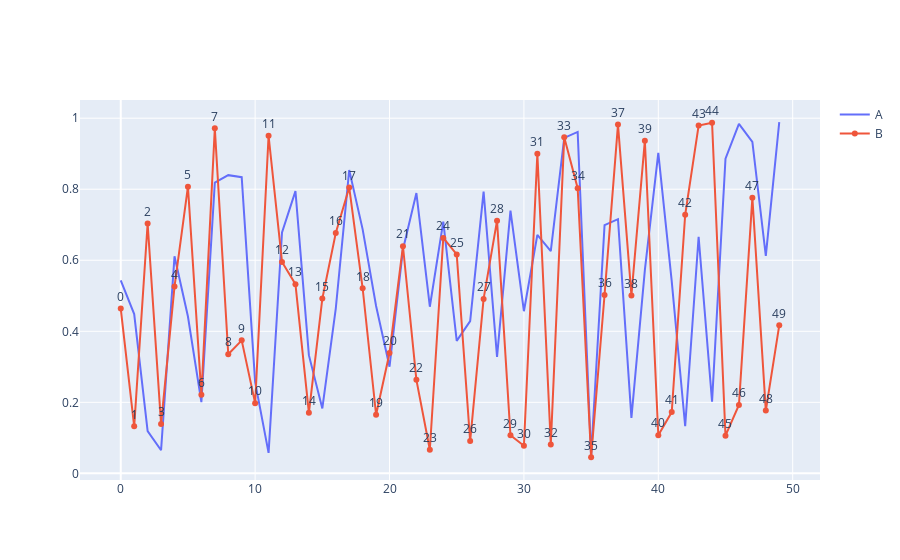

The notebook cell saved with this chart:
### Code cell
# 복합 라인 = Multiple Line

import plotly.graph_objects as go
import numpy as np
import pandas as pd

df = pd.DataFrame(
    {
        "A" : np.random.rand(50),
        "B" : np.random.rand(50),
    }
)

fig = go.Figure()

fig.add_trace(
    go.Scatter(
        x=df.index,
        y=df["A"],
        mode="lines",
        name="A",
        showlegend=True
    )
)

fig.add_trace(
    go.Scatter(
        x=df.index,
        y=df["B"],
        mode="lines+markers+text",
        name="B",
        showlegend=True,
        text=df.index,
        textposition="top center" # 마커를 중심을 상단 중앙정렬
    )
)

fig.show()

### Figure 1 — Plotly figure (JSON) as saved in the notebook; plotly's stock layout.template omitted (floating-point values rounded to 4 significant figures)
{"data": [{"mode": "lines", "name": "A", "showlegend": true, "type": "scatter", "x": [0, 1, 2, 3, 4, 5, 6, 7, 8, 9, 10, 11, 12, 13, 14, 15, 16, 17, 18, 19, 20, 21, 22, 23, 24, 25, 26, 27, 28, 29, 30, 31, 32, 33, 34, 35, 36, 37, 38, 39, 40, 41, 42, 43, 44, 45, 46, 47, 48, 49], "y": [0.5433, 0.4484, 0.1188, 0.06511, 0.611, 0.4417, 0.2006, 0.8186, 0.8396, 0.8339, 0.2569, 0.05763, 0.6782, 0.7948, 0.3328, 0.1828, 0.464, 0.854, 0.687, 0.4714, 0.3004, 0.6304, 0.7894, 0.4692, 0.709, 0.3731, 0.4287, 0.7934, 0.3281, 0.7397, 0.4565, 0.6716, 0.6259, 0.9444, 0.9614, 0.04873, 0.6989, 0.7157, 0.1563, 0.5722, 0.9025, 0.5407, 0.1327, 0.6661, 0.2019, 0.886, 0.9843, 0.9336, 0.6123, 0.989]}, {"mode": "lines+markers+text", "name": "B", "showlegend": true, "text": [0, 1, 2, 3, 4, 5, 6, 7, 8, 9, 10, 11, 12, 13, 14, 15, 16, 17, 18, 19, 20, 21, 22, 23, 24, 25, 26, 27, 28, 29, 30, 31, 32, 33, 34, 35, 36, 37, 38, 39, 40, 41, 42, 43, 44, 45, 46, 47, 48, 49], "textposition": "top center", "type": "scatter", "x": [0, 1, 2, 3, 4, 5, 6, 7, 8, 9, 10, 11, 12, 13, 14, 15, 16, 17, 18, 19, 20, 21, 22, 23, 24, 25, 26, 27, 28, 29, 30, 31, 32, 33, 34, 35, 36, 37, 38, 39, 40, 41, 42, 43, 44, 45, 46, 47, 48, 49], "y": [0.464, 0.1323, 0.7035, 0.1388, 0.5259, 0.8072, 0.2216, 0.9714, 0.3355, 0.3744, 0.1977, 0.9506, 0.5953, 0.5327, 0.1704, 0.4922, 0.6769, 0.8049, 0.5212, 0.165, 0.3389, 0.6395, 0.2633, 0.06664, 0.6628, 0.6164, 0.09087, 0.4913, 0.7116, 0.1072, 0.07769, 0.8996, 0.0813, 0.9462, 0.803, 0.04536, 0.5023, 0.982, 0.5011, 0.9367, 0.1074, 0.1724, 0.7282, 0.9792, 0.9872, 0.1062, 0.1924, 0.7762, 0.1768, 0.4167]}], "layout": {}}
